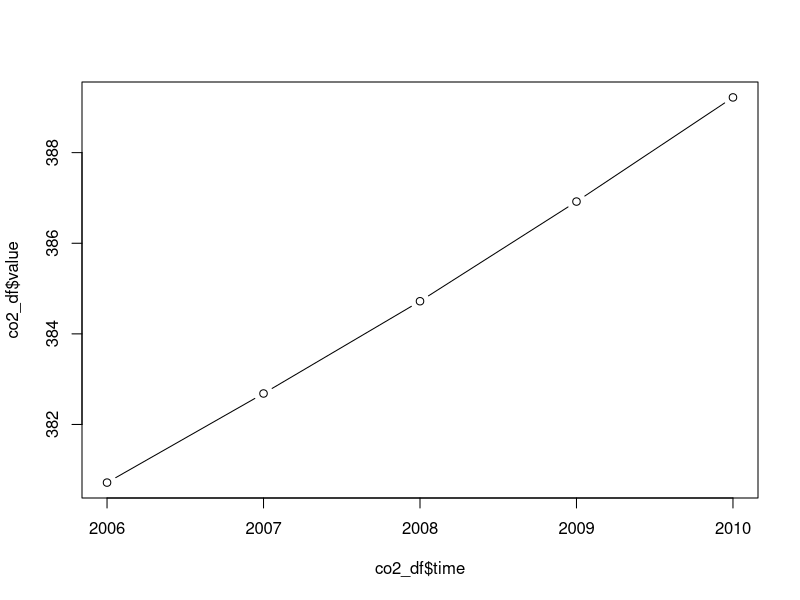

This chart was generated by the following R code:
## ---- echo=FALSE---------------------------------------------------------
co2_df <- structure(list(Z = c(1e+05, 1e+05, 1e+05, 1e+05, 1e+05), time = c(2006, 
2007, 2008, 2009, 2010), value = c(380.717267354329, 382.683990478516, 
384.720212300618, 386.920120239258, 389.219032287598)), .Names = c("Z", 
"time", "value"), row.names = c(NA, -5L), class = "data.frame")
plot(co2_df$time, co2_df$value, type='b')

## ---- eval=FALSE, echo=FALSE---------------------------------------------
#  # Here's the short script that produced the outputs in this vignette.
#  # (Because it uses very large CMIP5 data files, we can't run it as
#  # part of the vignette itself.)
#  sink("sink.txt")
#  
#  library(RCMIP5)
#  
#  c5files<-getFileInfo()
#  
#  co2files <- subset(c5files, variable =="co2")
#  co2filechk <- checkTimePeriod(co2files)
#  print(co2filechk[-1])
#  
#  co2 <- loadCMIP5("co2", "CanESM2", "rcp85", verbose=T, yearRange = c(2006,2010))
#  print(summary(co2))
#  save(co2, file="co2")
#  
#  print(str(co2))
#  print(co2$Z)
#  
#  co2surf <- filterDimensions(co2, Zs=co2$Z[1], verbose=T)
#  print(co2surf)
#  
#  co2annual <- makeAnnualStat(co2surf, verbose=T)
#  co2summary <- makeGlobalStat(co2annual, verbose=T)
#  print(summary(co2summary))
#  print(as.data.frame(co2summary))
#  
#  write.csv(as.data.frame(co2summary), "co2_canesm2.csv")
#  
#  save(co2summary, file="co2summary")
#  
#  sink()
